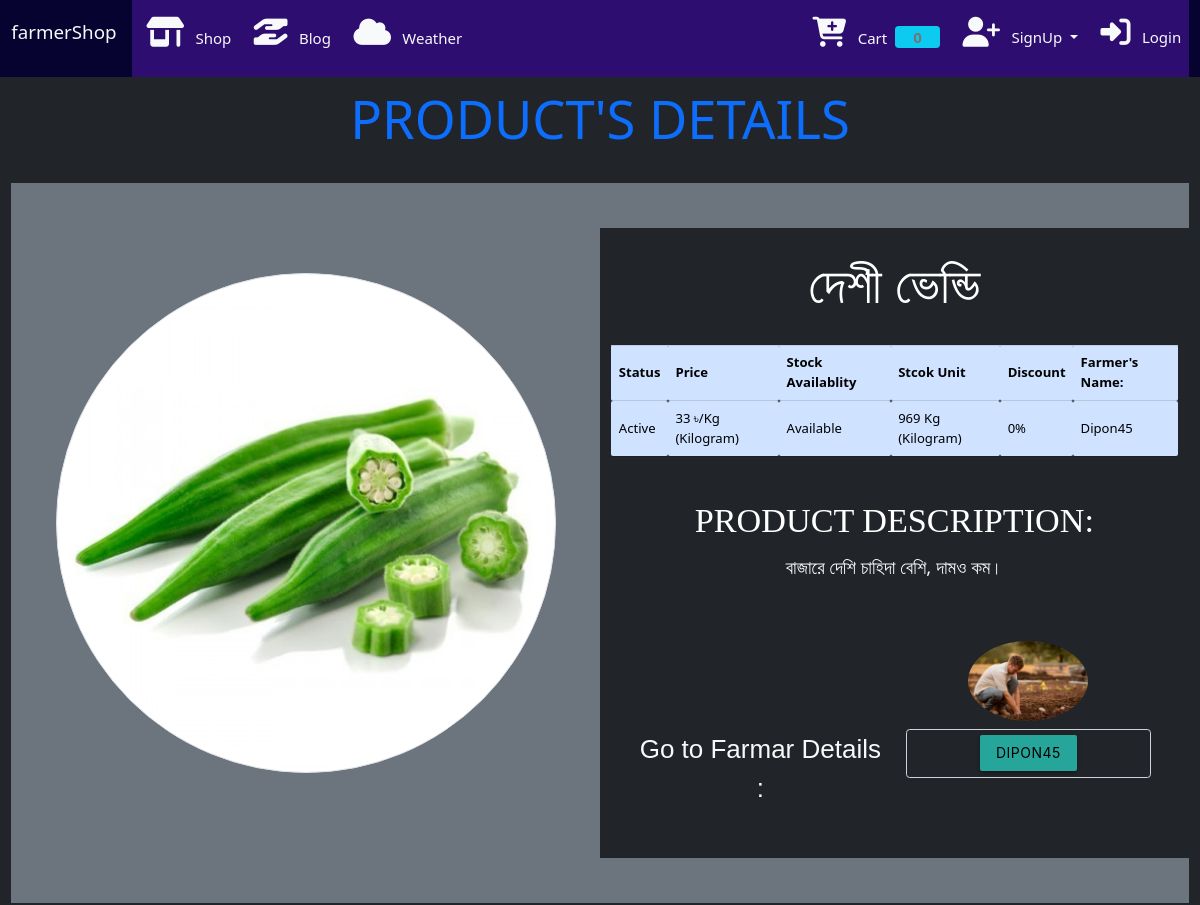
The page /viewPro/18 (upper part) on the database as committed earlier.
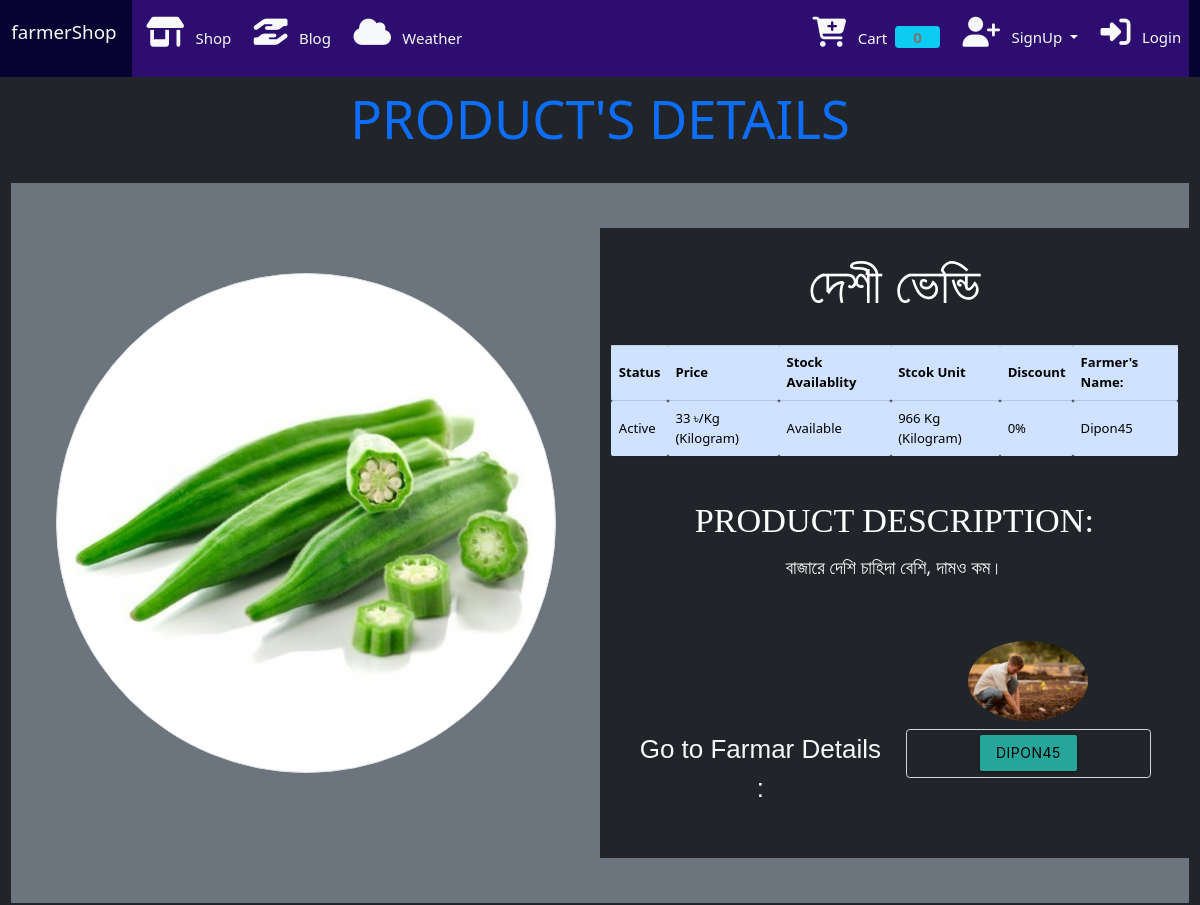
The same page on the database as committed later.
### Store/models/products.py (models this page shows, shortened)
class Product(models.Model):
    name = models.CharField(max_length=50)
    category = models.ForeignKey(Category, on_delete=models.CASCADE,  default=1)
    unit= models.ForeignKey(Unit_Type, on_delete=models.CASCADE,  default='kg')
    Unit_price = models.IntegerField(default=0)
    quantity = models.IntegerField(default=0)
    description = models.CharField(max_length=200, default='', null=True, blank=True)
    image = models.ImageField(upload_to = 'upload/productsImg/')
    krishok = models.ForeignKey(User, limit_choices_to= { 'groups__name': 'Farmer'}, on_delete=models.CASCADE, default=1)

### Store/models/unit_type.py (models this page shows)
class Unit_Type(models.Model):
    unit_name = models.CharField(max_length=50)
    def __str__(self):
        return self.unit_name

### Store/models/userprofile.py (models this page shows, shortened)
class UserProfile(models.Model):
    user = models.OneToOneField(User, on_delete=models.CASCADE, null=True)
    address = models.TextField(max_length=300, blank=True, default='')
    national_id_no = models.CharField(max_length=50)
    phone = models.CharField(max_length=20)
    image = models.FileField(default = 'upload/pkrishokImage/blank.png', upload_to = 'upload/pkrishokImage/', blank=True)
    national_id = models.FileField(default= 'upload/IDImage/blank.png',upload_to = 'upload/IDImage/', blank=True)

### Store/views.py (the view)
# urls.py: path('viewPro/<int:pk>', ViewProduct.as_view(), name='productDetails'),
class ViewProduct(DetailView):
    queryset = Product.objects.all()
    products = Product.get_all_products()
    template_name = 'store/pro_details.html'

### Store/templatetags/custom_filter.py (called while the page is built)
@register.filter(name="currency")
def currency(price):
    return str(price)+" ৳"

@register.filter(name="available")
def available(number):
    if number == 1:
        return ' Only "1" product is available on stock'
    elif number==2:
        return ' Only "2" are available on stock'
    elif number == 3:
        return 'Only "3" products are available on stock'
    elif number > 3:
        return "Available"
    else:
        return 'Not Available'

### Store/templates/store/pro_details.html (shortened to what this page needs)
{% extends 'store/base.html' %}
{% block content %}
{% load cart %}
{% load custom_filter %}
    <div class="container-fluid bg-dark text-center line-height-3 m-0">
        <div class="row  ">
            <div class="col-lg-12 col-sm-12 ">
                <h4 class="display-4  text-center text-primary text-uppercase">Product's Details</h4>
            </div>
        </div>
        <div class="row bg-secondary py-5 mt-0">
            <div class="col-lg-6 col-sm-12 ">
                <img class="  d-block mx-auto img-thumbnail my-4 my-lg-5 rounded-circle img-fluid" src="{{object.image.url}}" alt="Image" height="400px" width="500px">
            </div>
            <div class=" col-sm-12 col-lg-6 text-center bg-dark">
                <p class="display-4 text-white mt-4">{{object.name}}</p>
                <hr>
                <table class=" small table table-bordered table-hover mt-3 text-center table-primary p-3">
                    <thead>
                        <tr>
                            <th>Status</th>
                            <th>Price</th>
                            <th>Stock Availablity</th>
                            <th>Stcok Unit</th>
                            <th>Discount</th>
                            <th>Farmer's Name:</th>
                        </tr>
                    </thead>
                    <tbody>
                        <tr>
                            <td>Active</td>
                            <td>{{object.Unit_price|currency}}/{{object.unit}}</td>
                            <td>{{object.quantity|available}}</td>
                            <td>{{object.quantity}} {{object.unit}}</td>
                            <td>0%</td>
                            <td>{{object.krishok.username}}</td>
                        </tr>
                    </tbody>
                </table>
               <h4 class=" mt-5  text-white text-uppercase" style="font-family:  Montserrat;">Product Description:</h4>
               <p class="lead mt-2 text-light">{{object.description}}</p>
               <div class="row mt-5 text-light p-3">
                <div class="col-lg-6">
                    <p class=" text-light  text-left" style="font-size: 26px; margin-top: 89px; font-family:  Arial, Helvetica, sans-serif; font-weight: 200;"> Go to Farmar Details :  </p>
                </div>
                <div class="col-lg-6">
                    <img src="{{object.krishok.userprofile.image.url}}" alt="picture" style="max-height:80px; max-width:50%; " class="rounded-circle img-fluid  ">
                    <form action="" method="POST" class="form-control bg-dark mt-2">
                            <button type="submit" class="btn btn-outline-success ">
                                <a href="{% url 'farmerDetails' object.krishok.id %}" style="color: black;">{{object.krishok.username}}</a>
                            </button>
                    </form>
                </div>
               </div>
            </div>
        </div>
    </div>
{% endblock %}

Rows that differ between the two databases and show on the page:
changed Product "বাজারে দেশি চাহিদা বেশি, দামও কম।": quantity "969" → "966"
